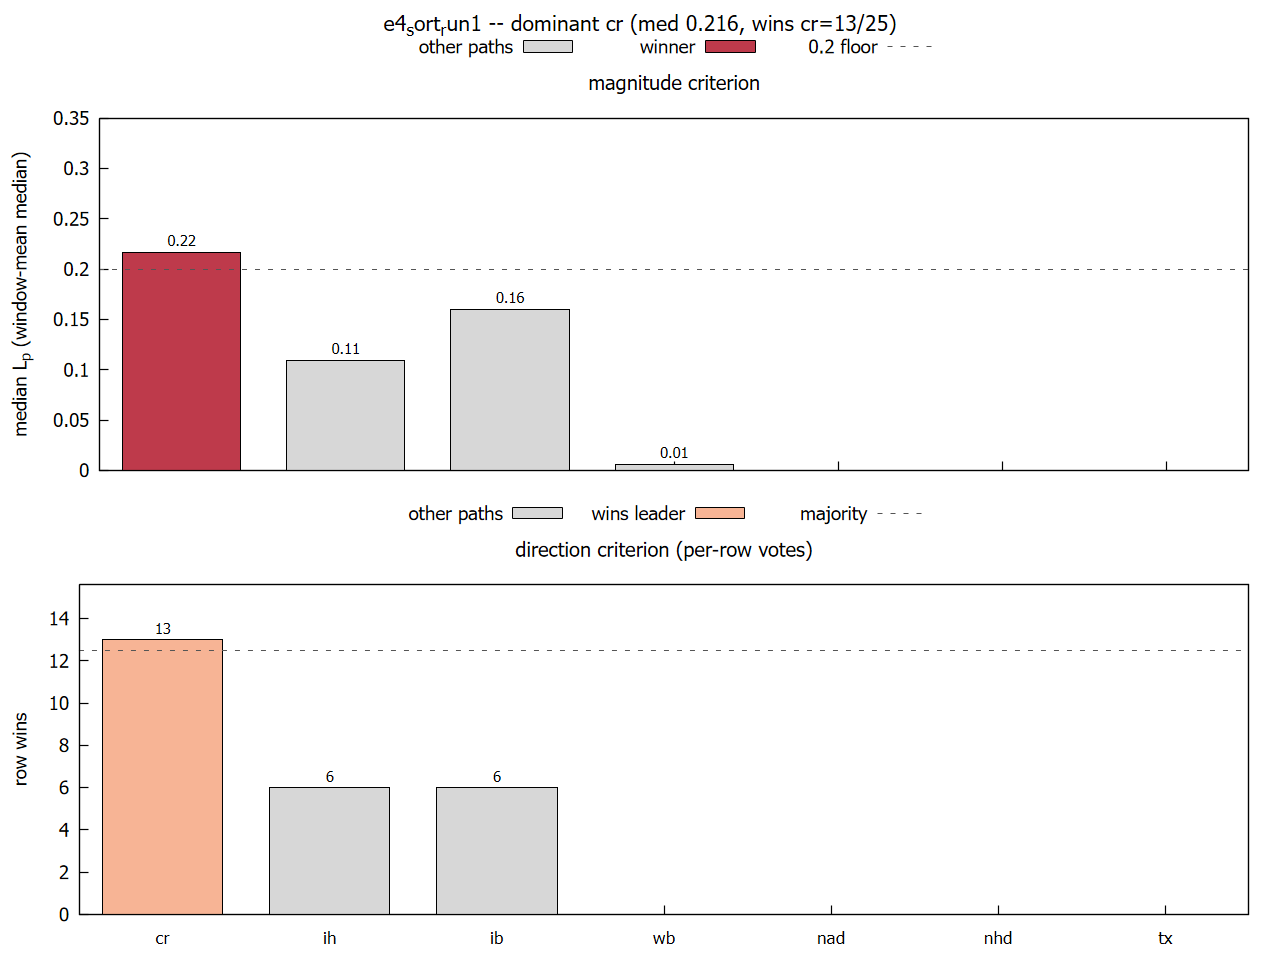

The script that saved this image:
set terminal pngcairo size 1280,960 font ",14"
set output "reports/e4_sort_run1_paths.png"
set encoding utf8
set border 15 lw 1.2
set xtics nomirror
set ytics nomirror
set boxwidth 0.72
set style fill solid 0.85 border -1
set multiplot layout 2,1 title "e4_sort_run1 -- dominant cr (med 0.216, wins cr=13/25)" font ",16"

# ---- panel 1: magnitude criterion ----
set xrange [0.5:7.5]
set yrange [0:0.350]
set format x ""
set ylabel "median L_p (window-mean median)" font ",14"
set title "magnitude criterion" font ",15"
set key outside top center horizontal
plot "reports/e4_sort_run1_paths_mag.dat" using 1:2 with boxes lc rgb "#D0D0D0" title "other paths", \
     "reports/e4_sort_run1_paths_mag.dat" using 1:($1==1 ? $2 : NaN) with boxes lc rgb "#B2172B" title "winner", \
     0.2 with lines dashtype 2 lc rgb "#555555" title "0.2 floor", \
     "reports/e4_sort_run1_paths_mag.dat" using 1:($2+0.035*0.350):($2>0.0005 ? sprintf("%.2f",$2) : "") with labels font ",11" notitle

# ---- panel 2: direction criterion ----
set xrange [0.5:7.5]
set yrange [0:15.600]
set format x
set xtics ("cr" 1, "ih" 2, "ib" 3, "wb" 4, "nad" 5, "nhd" 6, "tx" 7) font ",13"
set ylabel "row wins" font ",14"
set title "direction criterion (per-row votes)" font ",15"
set key outside top center horizontal
plot "reports/e4_sort_run1_paths_dir.dat" using 1:2 with boxes lc rgb "#D0D0D0" title "other paths", \
     "reports/e4_sort_run1_paths_dir.dat" using 1:($1==1 ? $2 : NaN) with boxes lc rgb "#F5A682" title "wins leader", \
     12.50 with lines dashtype 2 lc rgb "#555555" title "majority", \
     "reports/e4_sort_run1_paths_dir.dat" using 1:($2+0.035*15.600):($2>0 ? sprintf("%d",$2) : "") with labels font ",11" notitle

unset multiplot
